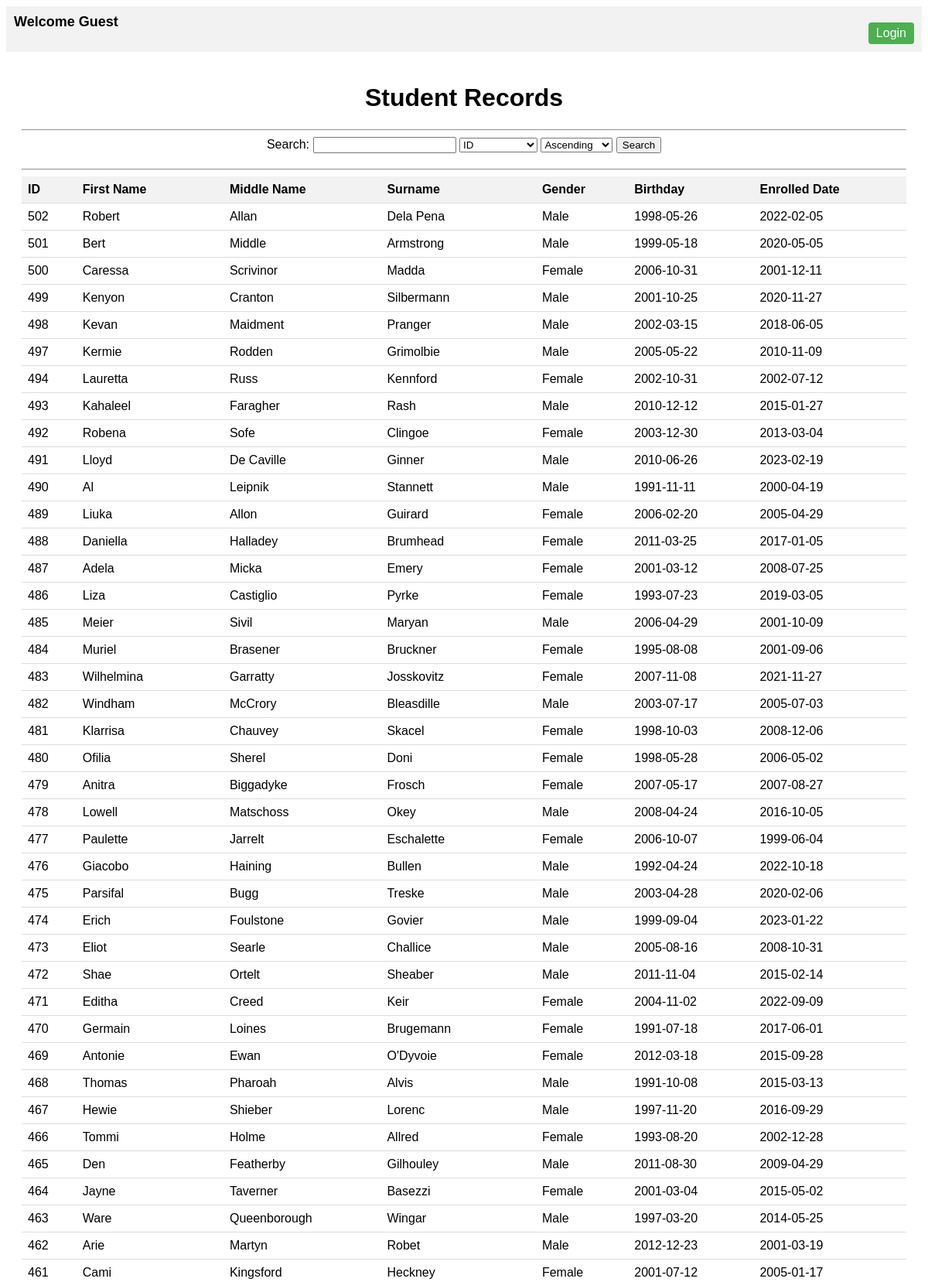
The page / (upper part) on the database its author committed.
### tables this page shows
CREATE TABLE `student_records` (
  `id` int(11) NOT NULL,
  `First_name` varchar(50) NOT NULL,
  `Middle_name` varchar(250) NOT NULL,
  `Surname` varchar(50) NOT NULL,
  `Gender` varchar(20) NOT NULL,
  `Birthday` date NOT NULL,
  `Enrolled_date` date NOT NULL,
  `date_created` timestamp NOT NULL DEFAULT current_timestamp(),
  `date_modified` timestamp NOT NULL DEFAULT current_timestamp()
);

### index.php (the view, shortened to what this page needs)
<?php
$con = connection();
$sql = "SELECT * FROM student_records ORDER BY id DESC";
$students = $con->query($sql) or die($con->error);
?>
<!DOCTYPE html>
<html lang="en">
<head>
    <link rel="stylesheet" href="./css/index.css">
</head>
<body>
    <div class="header">
        <div class="welcome">
            <?php
            if (isset($_SESSION["UserLogin"])) {
                echo "<p>Welcome " . $_SESSION['UserLogin'] . "</p>";
            } else {
                echo "<p>Welcome Guest</p>";
            }
            ?>
        </div>
        <div class="login">
            <?php if (isset($_SESSION['UserLogin'])) { ?>
                <a href="logout.php">Logout</a>
            <?php } else { ?>
                <a href="login.php">Login</a>
            <?php } ?>
        </div>
    </div>
    <div class="container">
        <h1>Student Records</h1>
        <hr>
        <?php
        $query = "SELECT * FROM student_records ORDER BY id DESC";
        $result = $con->query($query);
        if ($result->num_rows > 0):
            ?>
            <div class="searchbox">
                <form action="result.php" method="get">
                    <p>Search: <input type="text" name="search" id="search">
                        <select name="searchField">
                            <option value="id">ID</option>
                        </select>
                        <select name="sortBy" id="sort-select">
                            <option value="ASC">Ascending</option>
                        </select>
                        <button type="submit">Search</button>
                </form>
            </div>
            <hr>
            <table>
                <tr>
                    <th>ID</th>
                    <th>First Name</th>
                    <th>Middle Name</th>
                    <th>Surname</th>
                    <th>Gender</th>
                    <th>Birthday</th>
                    <th>Enrolled Date</th>
                </tr>
                <?php while ($row = $students->fetch_assoc()): ?>
                    <tr>
                        <td>
                            <?php echo $row['id']; ?>
                        </td>
                        <td>
                            <?php echo $row['First_name']; ?>
                        </td>
                        <td>
                            <?php echo $row['Middle_name']; ?>
                        </td>
                        <td>
                            <?php echo $row['Surname']; ?>
                        </td>
                        <td>
                            <?php echo $row['Gender']; ?>
                        </td>
                        <td>
                            <?php echo $row['Birthday']; ?>
                        </td>
                        <td>
                            <?php echo $row['Enrolled_date']; ?>
                        </td>
                    </tr>
                <?php endwhile; ?>
            </table>
        <?php else: ?>
            <p>No student records found.</p>
        <?php endif; ?>
    </div>
</body>
</html>

### css/index.css (style rules this page uses)
body { font-family: Arial, sans-serif; }
.container { max-width: 1250px; margin: 0 auto; padding: 20px; }
.header { display: flex; justify-content: space-between; align-items: center; padding: 10px; background-color: #f2f2f2; }
.welcome { font-size: 18px; font-weight: bold; text-transform: capitalize; }
.searchbox { margin-bottom: 20px; }
h1 { text-align: center; }
table { width: 100%; border-collapse: collapse; }
table th, table td { padding: 8px; text-align: left; border-bottom: 1px solid #ddd; }
table th { background-color: #f2f2f2; }
p { margin-top: 0; text-align: center; }
a { display: inline-block; margin-top: 10px; padding: 5px 10px; background-color: #4CAF50; color: #ffffff; text-decoration: none; border-radius: 4px; }

### rows shown on the page
student_records: id "502", First_name "Robert", Middle_name "Allan", Surname "Dela Pena", Gender "Male", Birthday "1998-05-26", Enrolled_date "2022-02-05"
student_records: id "501", First_name "Bert", Middle_name "Middle", Surname "Armstrong", Gender "Male", Birthday "1999-05-18", Enrolled_date "2020-05-05"
student_records: id "500", First_name "Caressa", Middle_name "Scrivinor", Surname "Madda", Gender "Female", Birthday "2006-10-31", Enrolled_date "2001-12-11"
student_records: id "499", First_name "Kenyon", Middle_name "Cranton", Surname "Silbermann", Gender "Male", Birthday "2001-10-25", Enrolled_date "2020-11-27"
student_records: id "498", First_name "Kevan", Middle_name "Maidment", Surname "Pranger", Gender "Male", Birthday "2002-03-15", Enrolled_date "2018-06-05"
student_records: id "497", First_name "Kermie", Middle_name "Rodden", Surname "Grimolbie", Gender "Male", Birthday "2005-05-22", Enrolled_date "2010-11-09"
student_records: id "494", First_name "Lauretta", Middle_name "Russ", Surname "Kennford", Gender "Female", Birthday "2002-10-31", Enrolled_date "2002-07-12"
student_records: id "493", First_name "Kahaleel", Middle_name "Faragher", Surname "Rash", Gender "Male", Birthday "2010-12-12", Enrolled_date "2015-01-27"
student_records: id "492", First_name "Robena", Middle_name "Sofe", Surname "Clingoe", Gender "Female", Birthday "2003-12-30", Enrolled_date "2013-03-04"
student_records: id "491", First_name "Lloyd", Middle_name "De Caville", Surname "Ginner", Gender "Male", Birthday "2010-06-26", Enrolled_date "2023-02-19"
student_records: id "490", First_name "Al", Middle_name "Leipnik", Surname "Stannett", Gender "Male", Birthday "1991-11-11", Enrolled_date "2000-04-19"
student_records: id "489", First_name "Liuka", Middle_name "Allon", Surname "Guirard", Gender "Female", Birthday "2006-02-20", Enrolled_date "2005-04-29"
student_records: id "488", First_name "Daniella", Middle_name "Halladey", Surname "Brumhead", Gender "Female", Birthday "2011-03-25", Enrolled_date "2017-01-05"
student_records: id "487", First_name "Adela", Middle_name "Micka", Surname "Emery", Gender "Female", Birthday "2001-03-12", Enrolled_date "2008-07-25"
student_records: id "486", First_name "Liza", Middle_name "Castiglio", Surname "Pyrke", Gender "Female", Birthday "1993-07-23", Enrolled_date "2019-03-05"
student_records: id "485", First_name "Meier", Middle_name "Sivil", Surname "Maryan", Gender "Male", Birthday "2006-04-29", Enrolled_date "2001-10-09"
student_records: id "484", First_name "Muriel", Middle_name "Brasener", Surname "Bruckner", Gender "Female", Birthday "1995-08-08", Enrolled_date "2001-09-06"
student_records: id "483", First_name "Wilhelmina", Middle_name "Garratty", Surname "Josskovitz", Gender "Female", Birthday "2007-11-08", Enrolled_date "2021-11-27"
student_records: id "482", First_name "Windham", Middle_name "McCrory", Surname "Bleasdille", Gender "Male", Birthday "2003-07-17", Enrolled_date "2005-07-03"
student_records: id "481", First_name "Klarrisa", Middle_name "Chauvey", Surname "Skacel", Gender "Female", Birthday "1998-10-03", Enrolled_date "2008-12-06"
student_records: id "480", First_name "Ofilia", Middle_name "Sherel", Surname "Doni", Gender "Female", Birthday "1998-05-28", Enrolled_date "2006-05-02"
student_records: id "479", First_name "Anitra", Middle_name "Biggadyke", Surname "Frosch", Gender "Female", Birthday "2007-05-17", Enrolled_date "2007-08-27"
student_records: id "478", First_name "Lowell", Middle_name "Matschoss", Surname "Okey", Gender "Male", Birthday "2008-04-24", Enrolled_date "2016-10-05"
student_records: id "477", First_name "Paulette", Middle_name "Jarrelt", Surname "Eschalette", Gender "Female", Birthday "2006-10-07", Enrolled_date "1999-06-04"
student_records: id "476", First_name "Giacobo", Middle_name "Haining", Surname "Bullen", Gender "Male", Birthday "1992-04-24", Enrolled_date "2022-10-18"
student_records: id "475", First_name "Parsifal", Middle_name "Bugg", Surname "Treske", Gender "Male", Birthday "2003-04-28", Enrolled_date "2020-02-06"
student_records: id "474", First_name "Erich", Middle_name "Foulstone", Surname "Govier", Gender "Male", Birthday "1999-09-04", Enrolled_date "2023-01-22"
student_records: id "473", First_name "Eliot", Middle_name "Searle", Surname "Challice", Gender "Male", Birthday "2005-08-16", Enrolled_date "2008-10-31"
student_records: id "472", First_name "Shae", Middle_name "Ortelt", Surname "Sheaber", Gender "Male", Birthday "2011-11-04", Enrolled_date "2015-02-14"
student_records: id "471", First_name "Editha", Middle_name "Creed", Surname "Keir", Gender "Female", Birthday "2004-11-02", Enrolled_date "2022-09-09"
student_records: id "470", First_name "Germain", Middle_name "Loines", Surname "Brugemann", Gender "Female", Birthday "1991-07-18", Enrolled_date "2017-06-01"
student_records: id "469", First_name "Antonie", Middle_name "Ewan", Surname "O'Dyvoie", Gender "Female", Birthday "2012-03-18", Enrolled_date "2015-09-28"
student_records: id "468", First_name "Thomas", Middle_name "Pharoah", Surname "Alvis", Gender "Male", Birthday "1991-10-08", Enrolled_date "2015-03-13"
student_records: id "467", First_name "Hewie", Middle_name "Shieber", Surname "Lorenc", Gender "Male", Birthday "1997-11-20", Enrolled_date "2016-09-29"
student_records: id "466", First_name "Tommi", Middle_name "Holme", Surname "Allred", Gender "Female", Birthday "1993-08-20", Enrolled_date "2002-12-28"
student_records: id "465", First_name "Den", Middle_name "Featherby", Surname "Gilhouley", Gender "Male", Birthday "2011-08-30", Enrolled_date "2009-04-29"
student_records: id "464", First_name "Jayne", Middle_name "Taverner", Surname "Basezzi", Gender "Female", Birthday "2001-03-04", Enrolled_date "2015-05-02"
student_records: id "463", First_name "Ware", Middle_name "Queenborough", Surname "Wingar", Gender "Male", Birthday "1997-03-20", Enrolled_date "2014-05-25"
student_records: id "462", First_name "Arie", Middle_name "Martyn", Surname "Robet", Gender "Male", Birthday "2012-12-23", Enrolled_date "2001-03-19"
student_records: id "461", First_name "Cami", Middle_name "Kingsford", Surname "Heckney", Gender "Female", Birthday "2001-07-12", Enrolled_date "2005-01-17"
